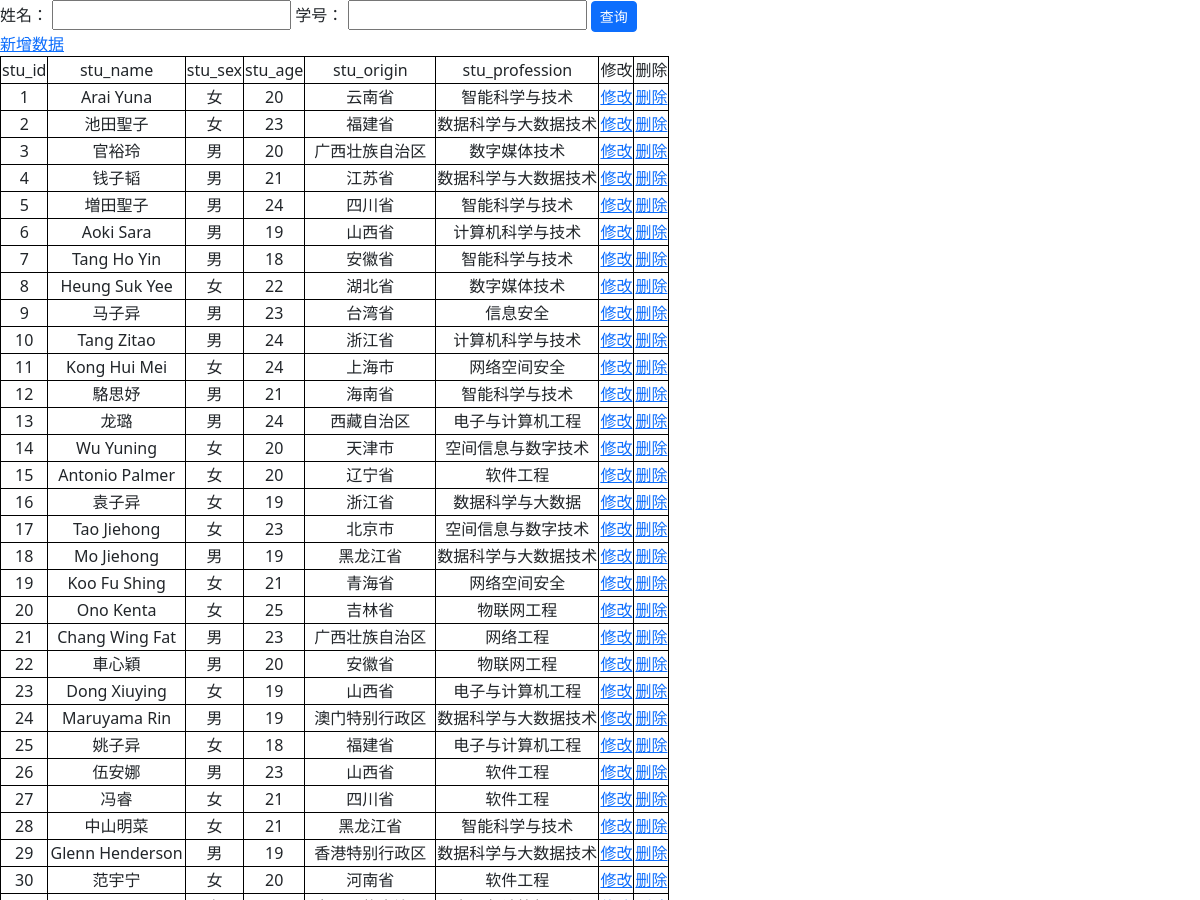
/ (signed in, upper part), run on an earlier commit of the app's database.
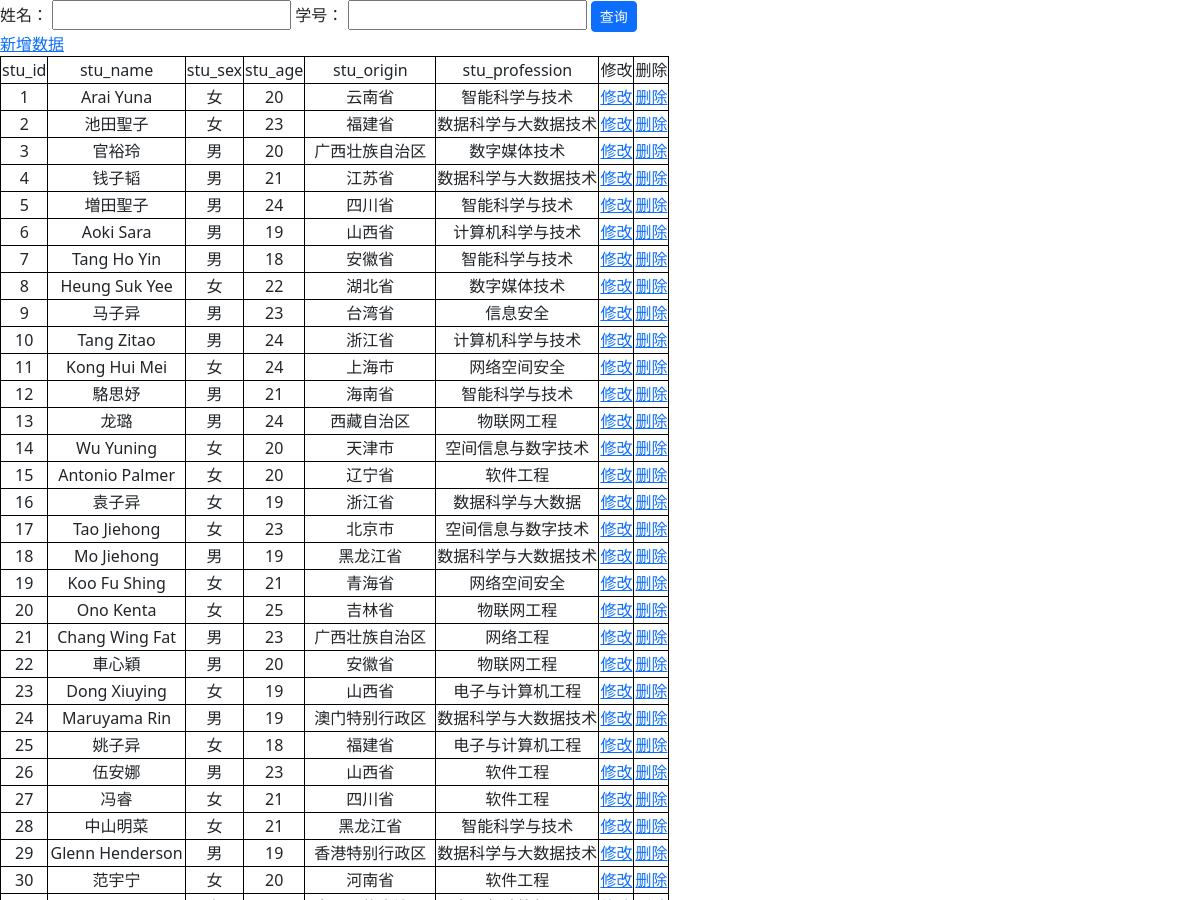
And on a later commit of the database.
### tables this page shows
CREATE TABLE student_info(
stu_id int primary key not null,
stu_name varchar(50) not null,
stu_sex char(2) not null,
stu_age int not null,
stu_origin varchar(50) not null,
stu_profession varchar(50) not null
);

### app.py (the view)
@app.route('/', methods=['GET'])
def index():
    if not checkLogin():
        return redirect(url_for('login'))
    ids = []
    values = []
    if "id" in request.args:
        ids.append('stu_id')
        stu_id = request.args.get("id", type=int)
        if stu_id != "":
            values.append(stu_id)
    if "name" in request.args:
        ids.append('stu_name')
        stu_name = request.args.get("name", type=str)
        if stu_name != "":
            values.append(stu_name)
    if len(ids) != 0:
        desp, results = db.Query2('student_info', ids, values)
    else:
        desp, results = db.selectAll('student_info')
    return render_template('show.html', results=results, desp=desp)

### app.py (called while the page is built)
def checkLogin():
    return True if 'username' in session else False

### db/sql_conn.py (called while the page is built)
def Close(conn):
    conn.close()

    def Open(self):
        conn = sqlite3.connect(self.database)
        return conn

    def selectAll(self, table):
        conn = self.Open()
        cur = conn.cursor()
        sql = "select * from %s" % table
        print(sql)
        cur.execute(sql)
        description = []
        for d in cur.description:
            description.append(d[0])
        result = cur.fetchall()
        cur.close()
        Close(conn)
        return description, result

### templates/show.html (shortened to what this page needs)
<!DOCTYPE html>
<html lang="en">
<head>
    <link href="/static/bootstrap/css/bootstrap.min.css" rel="stylesheet">
</head>
<body>
    <form>
        <label for="name">姓名：</label>
        <input type="text" name="name" id="name" />
        <label for="id">学号：</label>
        <input type="text" name="id" id="id" />
        <input type="submit" value="查询" class="btn btn-primary btn-sm" />
    </form>
    <a href="/add">新增数据</a>
    <br>
    <table>
        <tr>
            {% for d in desp %}
            <td>{{ d }}</td>
            {% endfor %}
            <td>修改</td>
            <td>删除</td>
        </tr>
        {% for item in results %}
        <tr>
            {% for v in item %}
            <td>{{ v }}</td>
            {% endfor %}
            <td><a href="/update?id={{ item[0] }}">修改</a></td>
            <td><a href="/delete/{{ item[0] }}">删除</a></td>
        </tr>
        {% endfor %}
    </table>
</body>
</html>

### templates/show.html (style rules this page uses)
table, tr, td { border: 1px solid black; text-align: center; }

What changed in the data, as far as the page shows it:
changed student_info "龙璐": stu_profession "电子与计算机工程" → "物联网工程"
